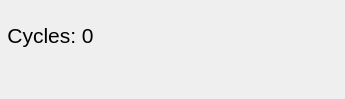
<?xml version="1.0" encoding="UTF-8"?>
<ui version="4.0">
 <class>Form</class>
 <widget class="QWidget" name="Form">
  <property name="windowModality">
   <enum>Qt::NonModal</enum>
  </property>
  <property name="geometry">
   <rect>
    <x>0</x>
    <y>0</y>
    <width>345</width>
    <height>99</height>
   </rect>
  </property>
  <property name="sizePolicy">
   <sizepolicy hsizetype="Preferred" vsizetype="Preferred">
    <horstretch>0</horstretch>
    <verstretch>0</verstretch>
   </sizepolicy>
  </property>
  <property name="windowTitle">
   <string>Form</string>
  </property>
  <widget class="QLabel" name="Test">
   <property name="geometry">
    <rect>
     <x>0</x>
     <y>10</y>
     <width>101</width>
     <height>51</height>
    </rect>
   </property>
   <property name="font">
    <font>
     <pointsize>16</pointsize>
    </font>
   </property>
   <property name="text">
    <string>Cycles: 0</string>
   </property>
   <property name="alignment">
    <set>Qt::AlignCenter</set>
   </property>
  </widget>
 </widget>
 <resources/>
 <connections/>
</ui>
